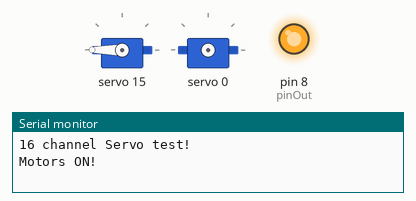
Recording of a sketch running on a simulated Arduino Uno, built with avr-gcc and run on an emulated ATmega328P. Shown: 2 × servo, output pins drawn as LEDs (lit = HIGH), the last lines printed to the serial monitor.

Above: at 0.05 s.
At 2.9 s:
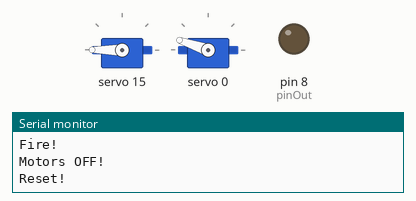
At 4.35 s:
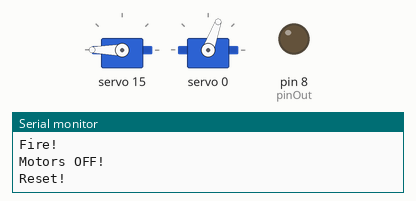
At 5.8 s:
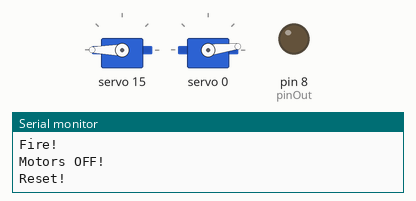
Timing chart, 0 to 7.6 s (numbered marks = the images above):
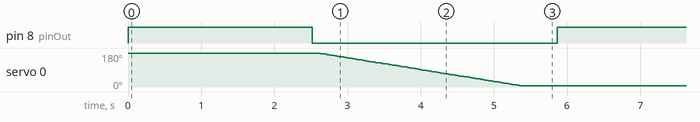

Measured:
- by itself, pin 8 (pinOut): alternates HIGH for 2.5 s and LOW for 3.3 s
- by itself, servo 0: ramps from 180° to 7° and jumps back, once every 5.9 s

The sketch:

servo.ino
```cpp
#include <Wire.h>
#include <Adafruit_PWMServoDriver.h>
// Scanner detected 40 and 70
// called this way, it uses the default address 0x40
Adafruit_PWMServoDriver pwm = Adafruit_PWMServoDriver(0x40);
// you can also call it with a different address you want
//Adafruit_PWMServoDriver pwm = Adafruit_PWMServoDriver(0x41);

// Depending on your servo make, the pulse width min and max may vary, you
// want these to be as small/large as possible without hitting the hard stop
// for max range. You'll have to tweak them as necessary to match the servos you
// have!
// These values give about 180 degrees
#define SERVOMIN  150 // this is the 'minimum' pulse length count (out of 4096)
#define SERVOMAX  600 // this is the 'maximum' pulse length count (out of 4096)

// our servo # counter
uint8_t servonum = 0;
int pinOut = 8;

void setup() {
  Serial.begin(9600);
  Serial.println("16 channel Servo test!");

  pinMode(pinOut, OUTPUT);
  digitalWrite(pinOut, LOW);
  pwm.begin();

  pwm.setPWMFreq(60);  // Analog servos run at ~60 Hz updates

  yield();
}

// you can use this function if you'd like to set the pulse length in seconds
// e.g. setServoPulse(0, 0.001) is a ~1 millisecond pulse width. its not precise!
void setServoPulse(uint8_t n, double pulse) {
  double pulselength;

  pulselength = 1000000;   // 1,000,000 us per second
  pulselength /= 60;   // 60 Hz
  //Serial.print(pulselength); Serial.println(" us per period");
  pulselength /= 4096;  // 12 bits of resolution
  //Serial.print(pulselength); Serial.println(" us per bit");
  pulse *= 1000;
  pulse /= pulselength;
  //Serial.println(pulse);
  pwm.setPWM(n, 0, pulse);
}

void setServoAngle(double angle)
{
   // angle is from 0 to 180
  double pulse =  map(angle,0.0,180.0,SERVOMIN,SERVOMAX);
  pwm.setPWM(0, 0, pulse);
  delay(15);
}

void powerUpMotors()
{
  Serial.println("Motors ON!");
  pwm.setPWM(15, 0, 4095);
  digitalWrite(pinOut, HIGH);
  delay(2000);

}

void powerDownMotors()
{
  Serial.println("Motors OFF!");
  digitalWrite(pinOut, LOW);
  pwm.setPWM(15, 0, 0);
}


void loop() {
  // Drive each servo one at a time

  powerUpMotors();


  Serial.println("Fire!");
  setServoAngle(180);

  delay(500);
  powerDownMotors();

  Serial.println("Reset!");
  for (int angle = 180; angle > 0; angle--)
  {
    setServoAngle(angle);
  }
  delay(500);
  servonum = 0;

}
```
